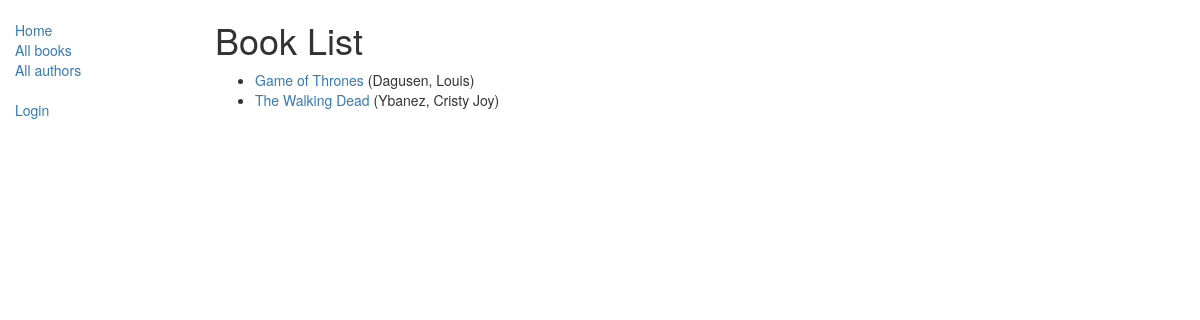
The page /books/ on the database as committed earlier.
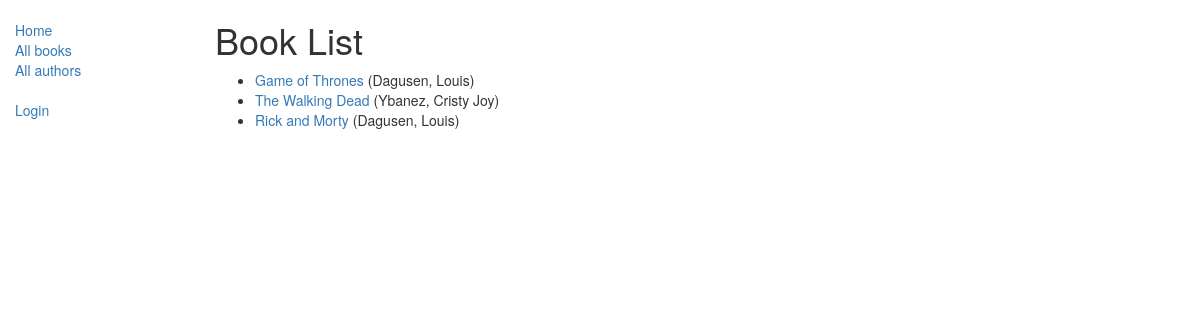
The same page on the database as committed later.
### catalog/models.py (models this page shows, shortened)
class Book(models.Model):
    title = models.CharField(max_length=200)
    author = models.ForeignKey('Author', on_delete=models.SET_NULL, null=True)
    summary = models.TextField(max_length=1000, help_text="Enter a brief description of the book")
    isbn = models.CharField('ISBN',max_length=13, help_text='13 Character <a href="https://www.isbn-international.org/content/what-isbn">ISBN number</a>')
    genre = models.ManyToManyField(Genre, help_text="Select a genre for this book")
    """
    Creates a string for the Genre. This is required to display genre in Admin.
    """
    def get_absolute_url(self):
        return reverse('book-detail', args=[str(self.id)])

class Author(models.Model):
    first_name = models.CharField(max_length=100)
    last_name = models.CharField(max_length=100)
    date_of_birth = models.DateField(null=True, blank=True)
    date_of_death = models.DateField('Died', null=True, blank=True)
    def __str__(self):
        return '%s, %s' % (self.last_name, self.first_name)
    class Meta:
        ordering = ['last_name']

### catalog/views.py (the view)
# urls.py: url(r'^books/$', views.BookListView.as_view(), name='books'),
class BookListView(generic.ListView):
    model = Book
    paginate_by = 10
    context_object_name = 'book_list'   # your own name for the list as a template variable
    template_name = "book_list.html"  # Specify your own template name/location
    def get_queryset(self):
        return Book.objects.filter(title__icontains='')[:5] # Get 5 books containing the title war
    def get_context_data(self, **kwargs):
        context = super(BookListView, self).get_context_data(**kwargs)
        context['some_data'] = 'This is just some data'
        return context

### catalog/templates/book_list.html
{% extends "base_generic.html" %}
{% block content %}
    <h1>Book List</h1>
    {% if book_list %}
    <ul>
      {% for book in book_list %}
      <li>
        <a href="{{ book.get_absolute_url }}">{{ book.title }}</a> ({{book.author}})
      </li>
      {% endfor %}
    </ul>
    {% else %}
      <p>There are no books in the library.</p>
    {% endif %}
{% endblock %}

Rows that differ between the two databases and show on the page:
added Book: title "Rick and Morty", author "Dagusen, Louis"
